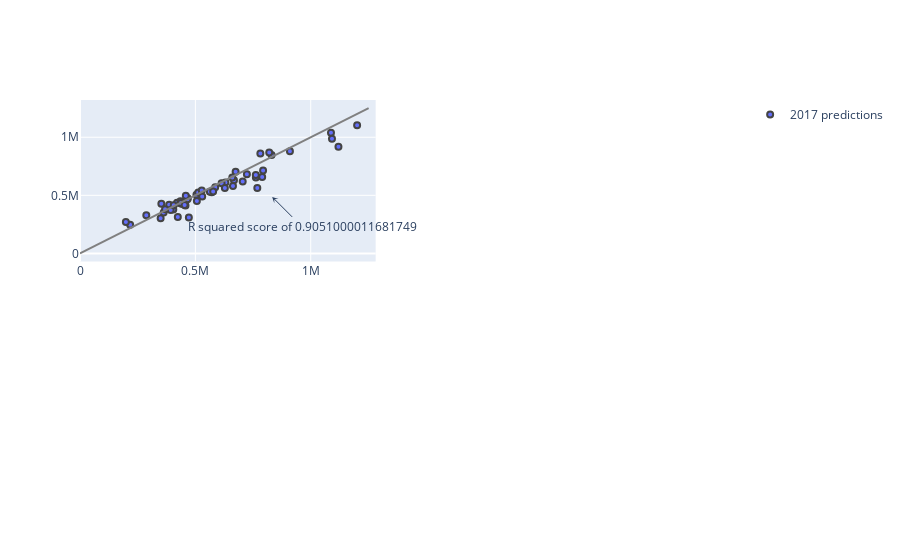

This figure's notebook cell:
### Code cell
from plotly.subplots import make_subplots
import plotly.express as px
import math
import numpy as np
import plotly.graph_objects as go
prediction_yr = predictions_dict[2017]
fig = make_subplots(rows=2, cols=2)
fig.add_trace(
    go.Scatter(x=prediction_yr[1], y= prediction_yr[0], mode = 'markers', name = '2017 predictions'),
    row=1, col=1
)
end_point= math.ceil(prediction_yr[1].max()+50000) 
reference_line = go.Line(x=[0, end_point ],
                            y=[0, end_point ],
                            mode="lines",
                            line=go.scatter.Line(color="gray"),
                            showlegend=False)
fig.add_trace(reference_line, row=1, col=1)
fig.update_traces( marker_line_width=2, marker_size=6)
fig.add_annotation(
    xref="x domain",
    yref="y domain",
    # The arrow head will be 25% along the x axis, starting from the left
    x=0.65,
    # The arrow head will be 40% along the y axis, starting from the bottom
    y=0.4,
    text="R squared score of " + str(r2_score(prediction_yr[1], prediction_yr[0])),
    arrowhead=3,
    ax=30,
    ay=30,
)

### Figure 1 — Plotly figure (JSON) as saved in the notebook; plotly's stock layout.template omitted (floating-point values rounded to 4 significant figures)
{"data": [{"marker": {"line": {"width": 2}, "size": 6}, "mode": "markers", "name": "2017 predictions", "type": "scatter", "x": [287300, 404400, 349500, 436900, 386500, 217300, 423900, 198800, 362700, 352600, 420500, 630400, 674500, 667300, 1087800, 1120200, 909900, 781700, 663000, 1201100, 504700, 467000, 393000, 830400, 571000, 762300, 820200, 1092200, 789600, 440900, 435200, 512400, 440200, 613700, 762000, 768500, 793500, 705200, 562900, 723300, 465800, 660000, 471800, 586000, 627800, 437500, 529700, 506500, 368700, 527700, 577100, 458500, 406200, 457300, 453400], "xaxis": "x", "y": [329400.0, 378400.0, 303400.0, 434000.0, 418600.0, 246400.0, 314500.0, 269400.0, 352700.0, 427800.0, 435800.0, 610300.0, 703500.0, 630800.0, 1040000.0, 918600.0, 879600.0, 860400.0, 580900.0, 1104000.0, 506100.0, 475400.0, 373600.0, 846700.0, 525800.0, 654200.0, 869000.0, 987600.0, 657100.0, 430400.0, 449000.0, 525400.0, 426500.0, 603000.0, 674600.0, 562300.0, 713700.0, 619900.0, 531300.0, 680900.0, 465500.0, 654300.0, 308100.0, 570600.0, 563600.0, 435000.0, 489300.0, 451700.0, 380000.0, 542600.0, 532000.0, 496200.0, 415700.0, 412000.0, 416000.0], "yaxis": "y"}, {"line": {"color": "gray"}, "marker": {"line": {"width": 2}, "size": 6}, "mode": "lines", "showlegend": false, "type": "scatter", "x": [0, 1251100], "xaxis": "x", "y": [0, 1251100], "yaxis": "y"}], "layout": {"annotations": [{"arrowhead": 3, "ax": 30, "ay": 30, "text": "R squared score of 0.9051000011681749", "x": 0.65, "xref": "x domain", "y": 0.4, "yref": "y domain"}], "xaxis": {"anchor": "y", "domain": [0, 0.45]}, "xaxis2": {"anchor": "y2", "domain": [0.55, 1]}, "xaxis3": {"anchor": "y3", "domain": [0, 0.45]}, "xaxis4": {"anchor": "y4", "domain": [0.55, 1]}, "yaxis": {"anchor": "x", "domain": [0.575, 1]}, "yaxis2": {"anchor": "x2", "domain": [0.575, 1]}, "yaxis3": {"anchor": "x3", "domain": [0, 0.425]}, "yaxis4": {"anchor": "x4", "domain": [0, 0.425]}}}
